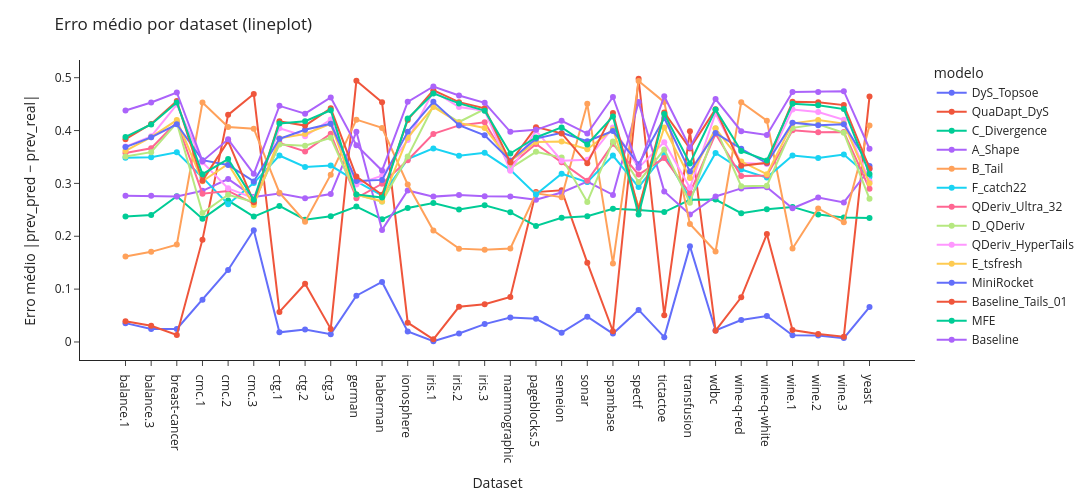

The code cell stored with this chart in its notebook:
### Code cell
import pandas as pd
import plotly.express as px

# =========================================================
# LOAD
# =========================================================
results_path = Path("../results")

csv_files = list(results_path.glob("*.csv"))

if not csv_files:
    raise FileNotFoundError("Nenhum CSV encontrado na pasta ../results")

dfs = []
for csv in csv_files:
    df_tmp = pd.read_csv(csv)
    df_tmp["source_file"] = csv.name  # opcional: rastrear origem
    dfs.append(df_tmp)

df = pd.concat(dfs, ignore_index=True)

# 🔧 garantir que erro é numérico
df["erro"] = pd.to_numeric(df["erro"], errors="coerce")

# =========================================================
# AGREGAÇÃO (modelo × dataset)
# 👉 troque mean por median se quiser
# =========================================================
df_agg = (
    df
    .groupby(["modelo", "dataset"], as_index=False)
    .agg(erro_mean=("erro", "mean"))
)

# =========================================================
# ORDEM DOS MODELOS (melhor → pior)
# =========================================================
order = (
    df_agg
    .groupby("modelo")["erro_mean"]
    .median()
    .sort_values()
    .index
    .tolist()
)


# =========================================================
# LINEPLOT
# =========================================================
fig = px.line(
    df_agg,
    x="dataset",
    y="erro_mean",
    color="modelo",
    category_orders={"modelo": order},
    markers=True
)

fig.update_layout(
    title="Erro médio por dataset (lineplot)",
    xaxis_title="Dataset",
    yaxis_title="Erro médio |prev_pred − prev_real|",
    template="simple_white",
    width=1100,
    height=500,
)

fig.update_traces(
    marker=dict(size=6),
    line=dict(width=2)
)

fig

### Figure 1 — Plotly figure (JSON) as saved in the notebook; plotly's stock layout.template omitted (floating-point values rounded to 4 significant figures)
{"data": [{"hovertemplate": "modelo=DyS_Topsoe<br>dataset=%{x}<br>erro_mean=%{y}<extra></extra>", "legendgroup": "DyS_Topsoe", "line": {"color": "#636efa", "dash": "solid", "width": 2}, "marker": {"size": 6, "symbol": "circle"}, "mode": "lines+markers", "name": "DyS_Topsoe", "orientation": "v", "showlegend": true, "type": "scatter", "x": ["balance.1", "balance.3", "breast-cancer", "cmc.1", "cmc.2", "cmc.3", "ctg.1", "ctg.2", "ctg.3", "german", "haberman", "ionosphere", "iris.1", "iris.2", "iris.3", "mammographic", "pageblocks.5", "semeion", "sonar", "spambase", "spectf", "tictactoe", "transfusion", "wdbc", "wine-q-red", "wine-q-white", "wine.1", "wine.2", "wine.3", "yeast"], "xaxis": "x", "y": [0.03561, 0.02445, 0.02453, 0.07985, 0.1363, 0.2114, 0.01829, 0.02372, 0.01482, 0.08747, 0.1135, 0.01985, 0.001364, 0.01616, 0.03378, 0.04617, 0.04383, 0.01759, 0.04775, 0.0158, 0.06064, 0.009135, 0.1813, 0.02179, 0.04156, 0.049, 0.01248, 0.01244, 0.007282, 0.06601], "yaxis": "y"}, {"hovertemplate": "modelo=QuaDapt_DyS<br>dataset=%{x}<br>erro_mean=%{y}<extra></extra>", "legendgroup": "QuaDapt_DyS", "line": {"color": "#EF553B", "dash": "solid", "width": 2}, "marker": {"size": 6, "symbol": "circle"}, "mode": "lines+markers", "name": "QuaDapt_DyS", "orientation": "v", "showlegend": true, "type": "scatter", "x": ["balance.1", "balance.3", "breast-cancer", "cmc.1", "cmc.2", "cmc.3", "ctg.1", "ctg.2", "ctg.3", "german", "haberman", "ionosphere", "iris.1", "iris.2", "iris.3", "mammographic", "pageblocks.5", "semeion", "sonar", "spambase", "spectf", "tictactoe", "transfusion", "wdbc", "wine-q-red", "wine-q-white", "wine.1", "wine.2", "wine.3", "yeast"], "xaxis": "x", "y": [0.0393, 0.03072, 0.0131, 0.1936, 0.4297, 0.4692, 0.05693, 0.1101, 0.02477, 0.4944, 0.4533, 0.03659, 0.005013, 0.06654, 0.07151, 0.08511, 0.2835, 0.2872, 0.15, 0.0203, 0.498, 0.05075, 0.3986, 0.02141, 0.08454, 0.2041, 0.02247, 0.01509, 0.01003, 0.4643], "yaxis": "y"}, {"hovertemplate": "modelo=C_Divergence<br>dataset=%{x}<br>erro_mean=%{y}<extra></extra>", "legendgroup": "C_Divergence", "line": {"color": "#00cc96", "dash": "solid", "width": 2}, "marker": {"size": 6, "symbol": "circle"}, "mode": "lines+markers", "name": "C_Divergence", "orientation": "v", "showlegend": true, "type": "scatter", "x": ["balance.1", "balance.3", "breast-cancer", "cmc.1", "cmc.2", "cmc.3", "ctg.1", "ctg.2", "ctg.3", "german", "haberman", "ionosphere", "iris.1", "iris.2", "iris.3", "mammographic", "pageblocks.5", "semeion", "sonar", "spambase", "spectf", "tictactoe", "transfusion", "wdbc", "wine-q-red", "wine-q-white", "wine.1", "wine.2", "wine.3", "yeast"], "xaxis": "x", "y": [0.2372, 0.2403, 0.2757, 0.2331, 0.2675, 0.2371, 0.2574, 0.2314, 0.2378, 0.2562, 0.2323, 0.2535, 0.2628, 0.2508, 0.2586, 0.2453, 0.2195, 0.2349, 0.238, 0.2521, 0.2495, 0.2457, 0.2689, 0.2695, 0.2436, 0.2513, 0.2555, 0.2412, 0.2357, 0.2347], "yaxis": "y"}, {"hovertemplate": "modelo=A_Shape<br>dataset=%{x}<br>erro_mean=%{y}<extra></extra>", "legendgroup": "A_Shape", "line": {"color": "#ab63fa", "dash": "solid", "width": 2}, "marker": {"size": 6, "symbol": "circle"}, "mode": "lines+markers", "name": "A_Shape", "orientation": "v", "showlegend": true, "type": "scatter", "x": ["balance.1", "balance.3", "breast-cancer", "cmc.1", "cmc.2", "cmc.3", "ctg.1", "ctg.2", "ctg.3", "german", "haberman", "ionosphere", "iris.1", "iris.2", "iris.3", "mammographic", "pageblocks.5", "semeion", "sonar", "spambase", "spectf", "tictactoe", "transfusion", "wdbc", "wine-q-red", "wine-q-white", "wine.1", "wine.2", "wine.3", "yeast"], "xaxis": "x", "y": [0.2765, 0.2765, 0.2752, 0.2859, 0.3083, 0.2745, 0.2807, 0.2718, 0.2799, 0.3975, 0.2121, 0.2867, 0.275, 0.2779, 0.2757, 0.275, 0.2693, 0.2829, 0.3032, 0.2783, 0.4542, 0.2849, 0.2411, 0.2753, 0.2905, 0.2929, 0.2529, 0.2732, 0.2639, 0.3271], "yaxis": "y"}, {"hovertemplate": "modelo=B_Tail<br>dataset=%{x}<br>erro_mean=%{y}<extra></extra>", "legendgroup": "B_Tail", "line": {"color": "#FFA15A", "dash": "solid", "width": 2}, "marker": {"size": 6, "symbol": "circle"}, "mode": "lines+markers", "name": "B_Tail", "orientation": "v", "showlegend": true, "type": "scatter", "x": ["balance.1", "balance.3", "breast-cancer", "cmc.1", "cmc.2", "cmc.3", "ctg.1", "ctg.2", "ctg.3", "german", "haberman", "ionosphere", "iris.1", "iris.2", "iris.3", "mammographic", "pageblocks.5", "semeion", "sonar", "spambase", "spectf", "tictactoe", "transfusion", "wdbc", "wine-q-red", "wine-q-white", "wine.1", "wine.2", "wine.3", "yeast"], "xaxis": "x", "y": [0.1616, 0.1705, 0.1842, 0.4531, 0.4066, 0.4034, 0.2824, 0.2275, 0.3165, 0.4206, 0.405, 0.2979, 0.211, 0.1766, 0.1745, 0.177, 0.2813, 0.2738, 0.4506, 0.1487, 0.4937, 0.4538, 0.2232, 0.1712, 0.4535, 0.4187, 0.1768, 0.2526, 0.2264, 0.4096], "yaxis": "y"}, {"hovertemplate": "modelo=F_catch22<br>dataset=%{x}<br>erro_mean=%{y}<extra></extra>", "legendgroup": "F_catch22", "line": {"color": "#19d3f3", "dash": "solid", "width": 2}, "marker": {"size": 6, "symbol": "circle"}, "mode": "lines+markers", "name": "F_catch22", "orientation": "v", "showlegend": true, "type": "scatter", "x": ["balance.1", "balance.3", "breast-cancer", "cmc.1", "cmc.2", "cmc.3", "ctg.1", "ctg.2", "ctg.3", "german", "haberman", "ionosphere", "iris.1", "iris.2", "iris.3", "mammographic", "pageblocks.5", "semeion", "sonar", "spambase", "spectf", "tictactoe", "transfusion", "wdbc", "wine-q-red", "wine-q-white", "wine.1", "wine.2", "wine.3", "yeast"], "xaxis": "x", "y": [0.3486, 0.3496, 0.3588, 0.3113, 0.2607, 0.3006, 0.3527, 0.3312, 0.3338, 0.3037, 0.2773, 0.3461, 0.3662, 0.3523, 0.3579, 0.3257, 0.279, 0.3183, 0.3024, 0.3526, 0.2931, 0.3543, 0.2719, 0.3575, 0.3264, 0.311, 0.3526, 0.3483, 0.3548, 0.3127], "yaxis": "y"}, {"hovertemplate": "modelo=QDeriv_Ultra_32<br>dataset=%{x}<br>erro_mean=%{y}<extra></extra>", "legendgroup": "QDeriv_Ultra_32", "line": {"color": "#FF6692", "dash": "solid", "width": 2}, "marker": {"size": 6, "symbol": "circle"}, "mode": "lines+markers", "name": "QDeriv_Ultra_32", "orientation": "v", "showlegend": true, "type": "scatter", "x": ["balance.1", "balance.3", "breast-cancer", "cmc.1", "cmc.2", "cmc.3", "ctg.1", "ctg.2", "ctg.3", "german", "haberman", "ionosphere", "iris.1", "iris.2", "iris.3", "mammographic", "pageblocks.5", "semeion", "sonar", "spambase", "spectf", "tictactoe", "transfusion", "wdbc", "wine-q-red", "wine-q-white", "wine.1", "wine.2", "wine.3", "yeast"], "xaxis": "x", "y": [0.3575, 0.3665, 0.4162, 0.2806, 0.2857, 0.2624, 0.3763, 0.3606, 0.394, 0.272, 0.2993, 0.344, 0.3937, 0.4097, 0.4156, 0.3337, 0.3746, 0.3398, 0.305, 0.3749, 0.3167, 0.348, 0.2814, 0.3939, 0.3138, 0.3151, 0.4005, 0.3968, 0.3975, 0.2899], "yaxis": "y"}, {"hovertemplate": "modelo=D_QDeriv<br>dataset=%{x}<br>erro_mean=%{y}<extra></extra>", "legendgroup": "D_QDeriv", "line": {"color": "#B6E880", "dash": "solid", "width": 2}, "marker": {"size": 6, "symbol": "circle"}, "mode": "lines+markers", "name": "D_QDeriv", "orientation": "v", "showlegend": true, "type": "scatter", "x": ["balance.1", "balance.3", "breast-cancer", "cmc.1", "cmc.2", "cmc.3", "ctg.1", "ctg.2", "ctg.3", "german", "haberman", "ionosphere", "iris.1", "iris.2", "iris.3", "mammographic", "pageblocks.5", "semeion", "sonar", "spambase", "spectf", "tictactoe", "transfusion", "wdbc", "wine-q-red", "wine-q-white", "wine.1", "wine.2", "wine.3", "yeast"], "xaxis": "x", "y": [0.351, 0.3592, 0.4146, 0.2438, 0.2785, 0.2646, 0.3736, 0.3711, 0.3864, 0.2789, 0.2655, 0.3507, 0.4465, 0.4162, 0.4404, 0.3285, 0.3598, 0.3489, 0.265, 0.3794, 0.3027, 0.3643, 0.2635, 0.4045, 0.2947, 0.2956, 0.4051, 0.4119, 0.3957, 0.2708], "yaxis": "y"}, {"hovertemplate": "modelo=QDeriv_HyperTails<br>dataset=%{x}<br>erro_mean=%{y}<extra></extra>", "legendgroup": "QDeriv_HyperTails", "line": {"color": "#FF97FF", "dash": "solid", "width": 2}, "marker": {"size": 6, "symbol": "circle"}, "mode": "lines+markers", "name": "QDeriv_HyperTails", "orientation": "v", "showlegend": true, "type": "scatter", "x": ["balance.1", "balance.3", "breast-cancer", "cmc.1", "cmc.2", "cmc.3", "ctg.1", "ctg.2", "ctg.3", "german", "haberman", "ionosphere", "iris.1", "iris.2", "iris.3", "mammographic", "pageblocks.5", "semeion", "sonar", "spambase", "spectf", "tictactoe", "transfusion", "wdbc", "wine-q-red", "wine-q-white", "wine.1", "wine.2", "wine.3", "yeast"], "xaxis": "x", "y": [0.3697, 0.389, 0.4492, 0.3402, 0.2907, 0.2719, 0.4044, 0.3892, 0.4209, 0.2979, 0.3144, 0.3822, 0.4743, 0.4443, 0.4375, 0.3241, 0.3999, 0.3428, 0.3447, 0.4056, 0.3298, 0.378, 0.2918, 0.4324, 0.3387, 0.3366, 0.4396, 0.435, 0.4204, 0.304], "yaxis": "y"}, {"hovertemplate": "modelo=E_tsfresh<br>dataset=%{x}<br>erro_mean=%{y}<extra></extra>", "legendgroup": "E_tsfresh", "line": {"color": "#FECB52", "dash": "solid", "width": 2}, "marker": {"size": 6, "symbol": "circle"}, "mode": "lines+markers", "name": "E_tsfresh", "orientation": "v", "showlegend": true, "type": "scatter", "x": ["balance.1", "balance.3", "breast-cancer", "cmc.1", "cmc.2", "cmc.3", "ctg.1", "ctg.2", "ctg.3", "german", "haberman", "ionosphere", "iris.1", "iris.2", "iris.3", "mammographic", "pageblocks.5", "semeion", "sonar", "spambase", "spectf", "tictactoe", "transfusion", "wdbc", "wine-q-red", "wine-q-white", "wine.1", "wine.2", "wine.3", "yeast"], "xaxis": "x", "y": [0.3616, 0.3876, 0.4199, 0.3041, 0.3368, 0.2592, 0.3852, 0.3934, 0.4127, 0.2788, 0.2661, 0.3866, 0.4446, 0.4145, 0.4049, 0.3421, 0.3782, 0.3793, 0.3647, 0.4019, 0.2557, 0.4057, 0.3103, 0.4037, 0.3413, 0.3173, 0.4136, 0.4198, 0.4132, 0.3003], "yaxis": "y"}, {"hovertemplate": "modelo=MiniRocket<br>dataset=%{x}<br>erro_mean=%{y}<extra></extra>", "legendgroup": "MiniRocket", "line": {"color": "#636efa", "dash": "solid", "width": 2}, "marker": {"size": 6, "symbol": "circle"}, "mode": "lines+markers", "name": "MiniRocket", "orientation": "v", "showlegend": true, "type": "scatter", "x": ["balance.1", "balance.3", "breast-cancer", "cmc.1", "cmc.2", "cmc.3", "ctg.1", "ctg.2", "ctg.3", "german", "haberman", "ionosphere", "iris.1", "iris.2", "iris.3", "mammographic", "pageblocks.5", "semeion", "sonar", "spambase", "spectf", "tictactoe", "transfusion", "wdbc", "wine-q-red", "wine-q-white", "wine.1", "wine.2", "wine.3", "yeast"], "xaxis": "x", "y": [0.3687, 0.3872, 0.4118, 0.3439, 0.3348, 0.3037, 0.3844, 0.4015, 0.4128, 0.3048, 0.3067, 0.3975, 0.4543, 0.4102, 0.3909, 0.3433, 0.3847, 0.3956, 0.3799, 0.3991, 0.3364, 0.4238, 0.3223, 0.3953, 0.3656, 0.3381, 0.4149, 0.4099, 0.4118, 0.3331], "yaxis": "y"}, {"hovertemplate": "modelo=Baseline_Tails_01<br>dataset=%{x}<br>erro_mean=%{y}<extra></extra>", "legendgroup": "Baseline_Tails_01", "line": {"color": "#EF553B", "dash": "solid", "width": 2}, "marker": {"size": 6, "symbol": "circle"}, "mode": "lines+markers", "name": "Baseline_Tails_01", "orientation": "v", "showlegend": true, "type": "scatter", "x": ["balance.1", "balance.3", "breast-cancer", "cmc.1", "cmc.2", "cmc.3", "ctg.1", "ctg.2", "ctg.3", "german", "haberman", "ionosphere", "iris.1", "iris.2", "iris.3", "mammographic", "pageblocks.5", "semeion", "sonar", "spambase", "spectf", "tictactoe", "transfusion", "wdbc", "wine-q-red", "wine-q-white", "wine.1", "wine.2", "wine.3", "yeast"], "xaxis": "x", "y": [0.3836, 0.4124, 0.4557, 0.3052, 0.38, 0.2644, 0.4175, 0.4094, 0.442, 0.3129, 0.2786, 0.4201, 0.4765, 0.4537, 0.442, 0.3402, 0.4064, 0.3946, 0.338, 0.4331, 0.2512, 0.4342, 0.3662, 0.4405, 0.3333, 0.3389, 0.4544, 0.4536, 0.4482, 0.3284], "yaxis": "y"}, {"hovertemplate": "modelo=MFE<br>dataset=%{x}<br>erro_mean=%{y}<extra></extra>", "legendgroup": "MFE", "line": {"color": "#00cc96", "dash": "solid", "width": 2}, "marker": {"size": 6, "symbol": "circle"}, "mode": "lines+markers", "name": "MFE", "orientation": "v", "showlegend": true, "type": "scatter", "x": ["balance.1", "balance.3", "breast-cancer", "cmc.1", "cmc.2", "cmc.3", "ctg.1", "ctg.2", "ctg.3", "german", "haberman", "ionosphere", "iris.1", "iris.2", "iris.3", "mammographic", "pageblocks.5", "semeion", "sonar", "spambase", "spectf", "tictactoe", "transfusion", "wdbc", "wine-q-red", "wine-q-white", "wine.1", "wine.2", "wine.3", "yeast"], "xaxis": "x", "y": [0.388, 0.4116, 0.4533, 0.3174, 0.3461, 0.2691, 0.4136, 0.4177, 0.4385, 0.2792, 0.2731, 0.4226, 0.4702, 0.4514, 0.4376, 0.3566, 0.3869, 0.4059, 0.3736, 0.4268, 0.2414, 0.4315, 0.3376, 0.4396, 0.3614, 0.3434, 0.4506, 0.4477, 0.4405, 0.3179], "yaxis": "y"}, {"hovertemplate": "modelo=Baseline<br>dataset=%{x}<br>erro_mean=%{y}<extra></extra>", "legendgroup": "Baseline", "line": {"color": "#ab63fa", "dash": "solid", "width": 2}, "marker": {"size": 6, "symbol": "circle"}, "mode": "lines+markers", "name": "Baseline", "orientation": "v", "showlegend": true, "type": "scatter", "x": ["balance.1", "balance.3", "breast-cancer", "cmc.1", "cmc.2", "cmc.3", "ctg.1", "ctg.2", "ctg.3", "german", "haberman", "ionosphere", "iris.1", "iris.2", "iris.3", "mammographic", "pageblocks.5", "semeion", "sonar", "spambase", "spectf", "tictactoe", "transfusion", "wdbc", "wine-q-red", "wine-q-white", "wine.1", "wine.2", "wine.3", "yeast"], "xaxis": "x", "y": [0.4378, 0.4531, 0.472, 0.3421, 0.3833, 0.318, 0.4467, 0.432, 0.4625, 0.3724, 0.3243, 0.4543, 0.4833, 0.4662, 0.4524, 0.3976, 0.4013, 0.4185, 0.3943, 0.4635, 0.3297, 0.4648, 0.3681, 0.4596, 0.3987, 0.3916, 0.473, 0.4731, 0.4745, 0.3656], "yaxis": "y"}], "layout": {"height": 500, "legend": {"title": {"text": "modelo"}, "tracegroupgap": 0}, "margin": {"t": 60}, "title": {"text": "Erro médio por dataset (lineplot)"}, "width": 1100, "xaxis": {"anchor": "y", "domain": [0, 1], "title": {"text": "Dataset"}}, "yaxis": {"anchor": "x", "domain": [0, 1], "title": {"text": "Erro médio |prev_pred − prev_real|"}}}}
